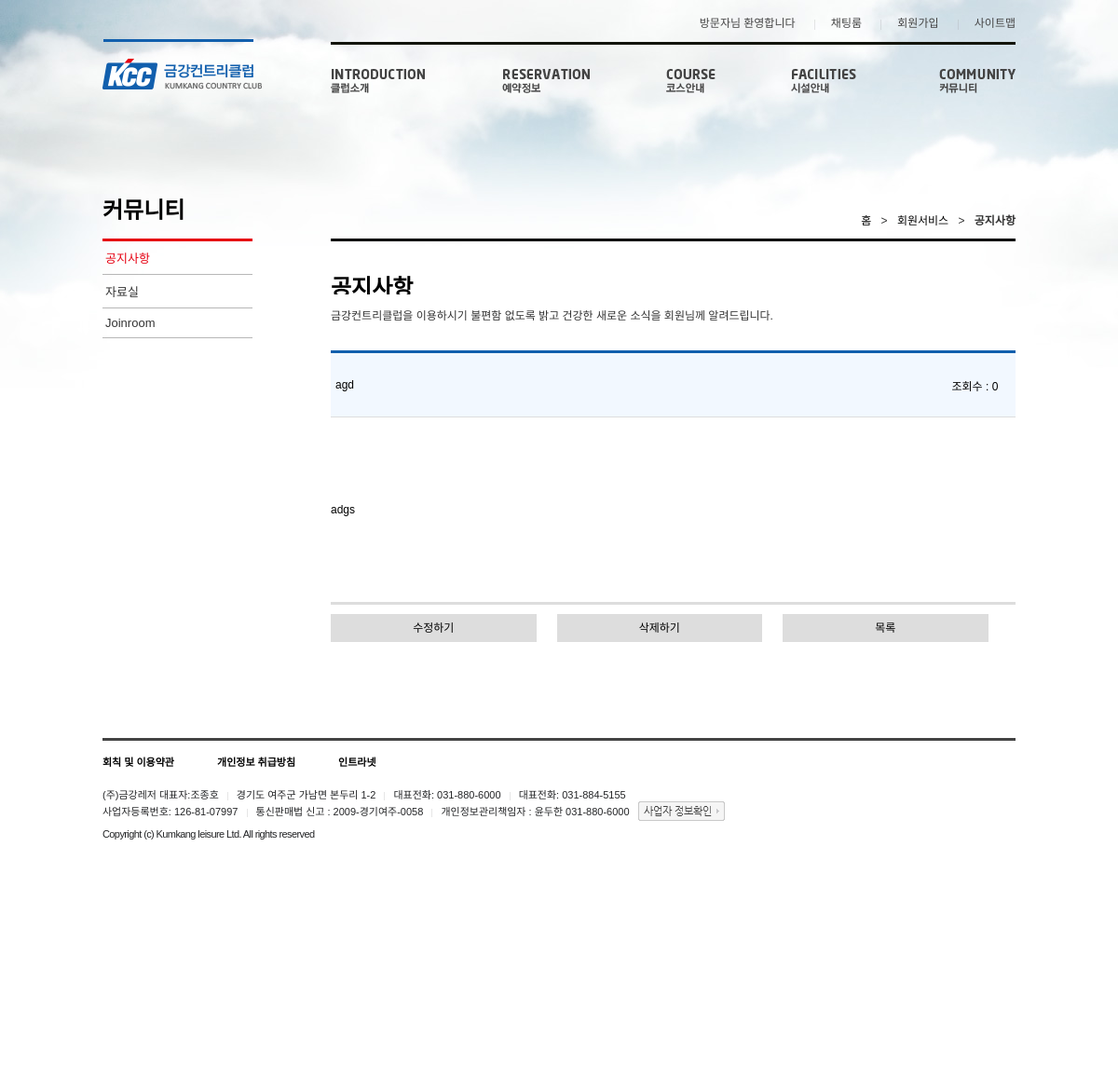
Screenshot of /view.php?idx=62 with the database file from the repository.
### tables this page shows
CREATE TABLE `board` (
  `idx` int(11) NOT NULL,
  `title` varchar(20) NOT NULL,
  `name` varchar(20) NOT NULL,
  `content` varchar(200) NOT NULL,
  `date` varchar(20) NOT NULL,
  `hit` int(20) NOT NULL,
  `file` varchar(300) NOT NULL
);

### view.php (the view, shortened to what this page needs)
<?php
    require_once 'inc/header.php';
    include "db.php";
    $pdo->query("update board set hit = hit+1 where idx='{$_GET['idx']}'");
    $select = "select * from board where idx='{$_GET['idx']}' ";
    $rs = $pdo->query($select);
    $rs -> execute();
?>
<div id="wrap">
	<div id="container">
		<div id="content">
			<div class="sub_con">
				<div class="left_con">
					<h2 class="sp_sub lnb_title">커뮤니티</h2>
					<ul class="lnb">
					<li><a href="#"  class="selected_hard">공지사항<span class="sp_sub select_ico"></span></a></li>
					<li><a href="#">자료실<span class="sp_sub select_ico"></span></a></li>
					<li><a href="#">Joinroom<span class="sp_sub select_ico"></span></a></li>
					</ul>
				</div>
				<div class="right_con">
                                    <p class="pg_nav">
						<a href="#">홈</a>
						<span>&gt;</span>
						<a href="#">회원서비스</a>
						<span>&gt;</span>
						<strong>공지사항</strong>
					</p>
					<div class="join_wrap">
						<h3 class="sp_sub join_title">공지사항</h3>
						<p class="join_txt">금강컨트리클럽을 이용하시기 불편함 없도록 밝고 건강한 새로운 소식을 회원님께 알려드립니다.</p>
               <table id="view">
                    <?php
                            $data = $rs -> fetch();
                         ?>
                    <tr class="view_tr" id="a">
                       <div class="td_wrap">
                       	<td id="view_title"><?=$data['title']?></td>
                      	<td id="view_hit">조회수 : <?=$data['hit']?></td>
                       </div>
                    </tr>
                    <tr class="content">
  										<td><?=$data['content']?></td>
  										<td><a href="/upload/<?=$data['file_enc']?>" download="<?=$data['file']?>" ><?=$data['file']?></a></td>
  								  </tr>
                    </table>
           <div class="btn">
            <div class="update_btn">
             <a href="./updateform.php?idx=<?=$data['idx']?>">수정하기</a>
              </div>
                <div class="delete">
                  <a href="./delete.php?idx=<?=$data['idx']?>">삭제하기</a>
                </div>
                <div class="list">
                 <a href="sub1.php">목록</a>
                 </div>
             </div>
			        </div>
		          </div>
	            </div>
            </div>
	<div id="footer">
		<div class="f_inner">
			<p class="policy_sub">
				<a href="#">회칙 및 이용약관</a>
				<a href="#">개인정보 취급방침</a>
				<a href="#">인트라넷</a>
			</p>
			<div class="site_info">
				<p class="none_style">(주)금강레저 대표자:조종호</p>
				<p>경기도 여주군 가남면 본두리 1-2</p>
				<p>대표전화: 031-880-6000</p>
				<p>대표전화: 031-884-5155</p><br>
				<p class="none_style">사업자등록번호: 126-81-07997</p>
				<p>통신판매법 신고 : 2009-경기여주-0058</p>
				<p>개인정보관리책임자 : 윤두한 031-880-6000</p>
				<p><a href="#" class="licenseInfo sp_main">사업자 정보확인</a></p>
			</div>
			<address>Copyright (c) Kumkang leisure Ltd.  All rights reserved</address>
		</div>
	</div>
</div>
</body>
</html>

### css/kcc_style.css (style rules this page uses)
body,div,dl,dt,dd,ul,ol,li,h1,h2,h3,h4,h5,h6,form,label,blockquote,q,fieldset,legend,textarea,p,th,td,select,textarea,button { margin:0;padding:0 }
html,body { width:100%;height:100% }
body { font-family:'나눔고딕',NanumGothic,nanumG,'돋움',dotum,tahoma,sans-serif;font-size:12px;color:#000 }
h1,h2,h3,h4,h5,h6,strong,b,th { font-size:12px;font-weight:700 }
address,caption,em { font-style:normal }
a { color:#000;text-decoration:none;cursor:pointer }
table { border:0;border-collapse:collapse;border-spacing:0;table-layout:fixed }
p { color:#333 }
.sp_main { display:block;overflow:hidden;background:url(../img/sp_main.png) no-repeat;text-indent:-9999px }
.sp_sub { display:inline-block;overflow:hidden; }
header, #content, .f_inner { width:980px;margin:0 auto }
#content { position:relative }
.f_inner { padding:83px 0 257px;font-size:11px }
.policy_sub { padding-top:14px;border-top:3px solid #444 }
.policy a,.policy_sub a { padding-left:43px;color:#000;font-weight:bold }
.policy a:first-child,.policy_sub a:first-child { padding-left:0 }
.site_info { margin-top:19px }
.site_info:after { display:block;clear:both;content:"" }
.site_info p { display:inline;padding:0 6px 0 10px;background:url(../img/bg_bar.png) no-repeat 0 3px;line-height:18px;color:#232426 }
.site_info p.none_style { padding-left:0;background:none }
.site_info p:last-child { padding-right:0;background:none }
.licenseInfo { display:inline-block;width:93px;height:21px;margin:-3px 0 0 -10px;background-position:-419px 0;vertical-align:middle;text-indent:-9999px }
address { margin-top:8px;color:#232426;letter-spacing:-0.6px }
.sub_con { position:relative;width:100% }
.left_con { float:left;width:161px;border-top:3px solid #e60012 }
.right_con { margin-left:25%;border-top:3px solid #000 }
.lnb_title { position:absolute;top:-50px;left:0;width:162px;height:34px;background-position:0 0; font-size: 2em; font-weight: bold; }
.lnb li { border-bottom:1px solid #b7b7b7 }
.lnb li a { display:block;position:relative;padding:8px 3px 8px;color:#333;font-size:13px }
.lnb li a.selected,.lnb li a.selected_hard { color:#e60012 }
.lnb li a .select_ico { display:none }
.lnb li a.selected .select_ico, .lnb li a.selected_hard .select_ico { display:inline-block;position:absolute;top:11px;right:9px;width:6px;height:9px;background-position:-130px -40px }
.pg_nav { position:absolute;top:-29px;right:0 }
.pg_nav > span { padding:0 7px }
.join_wrap { margin-top: 30px; width: 100%; }
.join_title { width:100px;height:27px;background-position:0 -40px; margin-bottom: 10px; font-size: 2em; }
.join_txt { padding-bottom:30px; }
.view_tr { height: 70px; background: #f2f8ff;border-top: 3px solid #115fad; border-bottom:1px solid #ddd; margin-top: 30px; width: 100% }
.td_wrap { width: 100%; }
.view_tr #view_title { width: 90%; padding: 5px; }
.view_tr #view_hit { width: 150px; padding: 5px; }
.content { height:200px ; border-bottom: 3px solid #ddd; padding: 5px; }
.btn { width: 100%; height: 50px; margin-top: 10px; }
.btn div { float:left;width:calc(90% / 3); text-align: center; height: 30px; margin-right:3%; background: #ddd; line-height: 30px; }

### rows the page displays
board: title "agd", hit "0", content "adgs"
